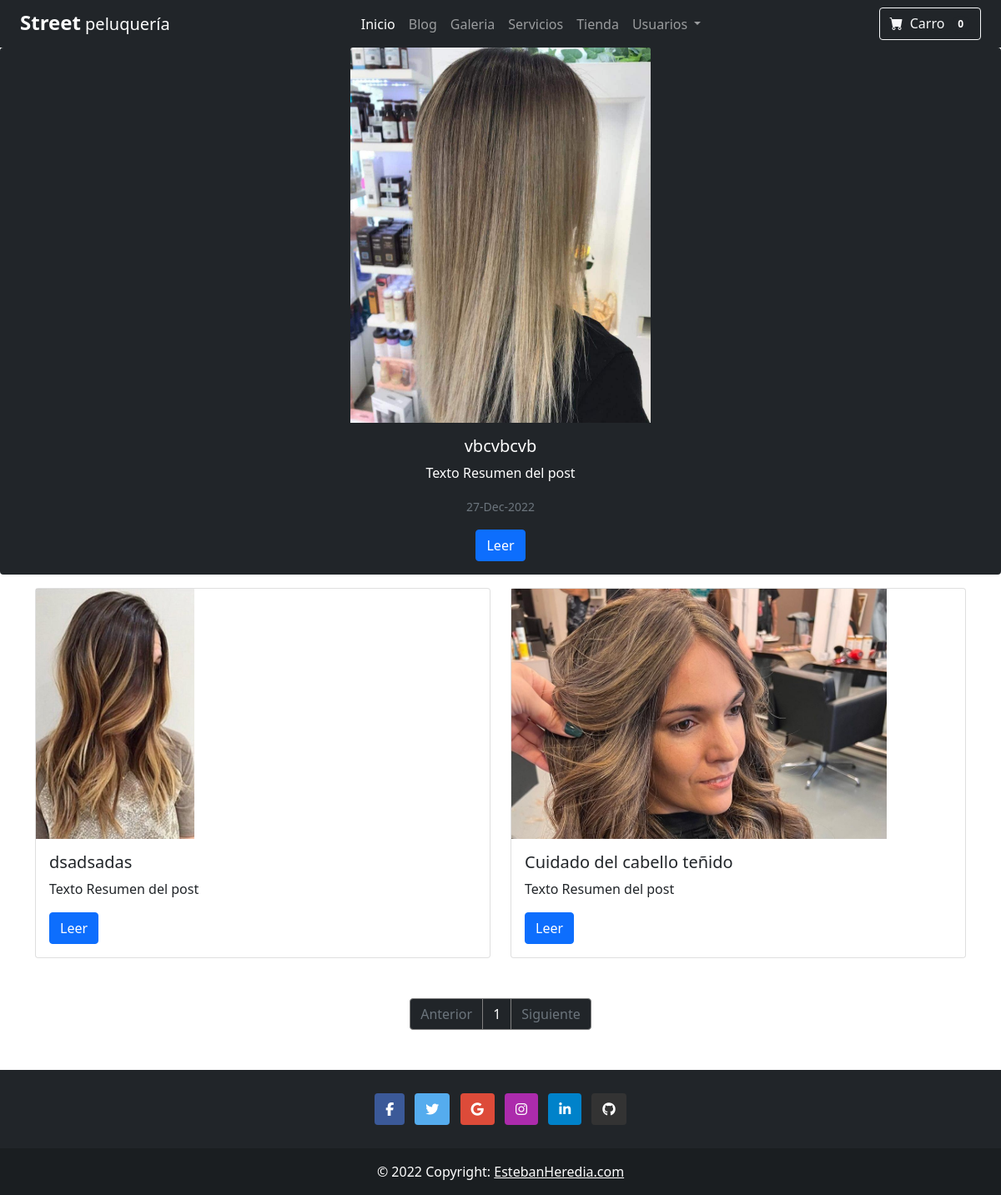
The page /lista_post on the database its author committed.
### blog/models.py (models this page shows, shortened)
class Post(models.Model):
    ESTADO = [
        ('publicado', 'Publicado'),
        ('borrador', 'Borrador'),
        ('eliminado', "Eliminado")
    ]
    titulo = models.CharField(max_length=100)
    resumen = models.TextField()
    cuerpo = models.TextField()
    creado_en = models.DateTimeField()
    publicado_en = models.DateTimeField()
    estado = models.CharField(max_length=255, choices=ESTADO)
    slug = models.SlugField()
    autor = models.ForeignKey(Autor, on_delete=models.CASCADE)
    categoria = models.ForeignKey(Categoria, on_delete=models.SET_NULL, null=True)
    imagen = models.ImageField(upload_to='blog/images')
    etiquetas = models.ManyToManyField(Tag)

### blog/views.py (the view)
# urls.py: path('lista_post', views.lista_post, name='lista_post'),
def lista_post(request):
    params = {}
    post_list = Post.objects.filter(estado="publicado").order_by('-publicado_en')[1:]
    paginador = Paginator(post_list, 2) # Mostramos 2 post por pagina
    nro_pagina = request.GET.get('page')
    page_obj = paginador.get_page(nro_pagina) # Obtengo los post de esa pagína para pasarlos al template
    params["page_obj"] = page_obj
    post_principal = Post.objects.filter(estado="publicado").order_by('-publicado_en').first()
    params["post_principal"] = post_principal
    return render(request, 'blog/posts.html', params)

### templates/blog/posts.html (shortened to what this page needs)
{% extends "layout.html" %} {% load i18n %} {% block blog %}
<div class="card mb-3 border-0 bg-dark ">
  <img class="card-img-top" src="{{post_principal.imagen.url}}" style="width: 30%; margin: auto auto" alt="" />
  <center>
    <div class="card-body" style="color: white;">
      <h5 class="card-title">{{post_principal.titulo}}</h5>
      <p class="card-text">
        {{post_principal.resumen}}
      </p>
      <p class="card-text">
        <small class="text-muted">{{post_principal.publicado_en|date:"d-M-Y"}}</small>
      </p>
      <a href="{% url 'blog:post_detalle' pk=post_principal.id %}" class="btn btn-primary">Leer</a>
    </div>
  </center>
</div>
<div class="container">
  <div class="row">
    {% for post in page_obj %}
    <div class="col-6">
      <div class="card card-post">
        <div class="bg-image hover-overlay ripple" data-mdb-ripple-color="light">
          <img src="{{post.imagen.url}}" class="img-fluid card-post-img" />
        </div>
        <div class="card-body">
          <h5 class="card-title post-title">{{post.titulo}}</h5>
          <p class="card-text post-summary">
            {{post.resumen}}
          </p>
          <a href="{% url 'blog:post_detalle' pk=post.id %}" class="btn btn-primary">Leer</a>
        </div>
      </div>
    </div>
    {% empty %}
    <p>No hay mas Post publicados...</p>
    {% endfor %}
  </div>
</div>
<section>
  <nav aria-label="Page navigation example">
    <ul class="pagination justify-content-center mt-5">
      <li class="page-item {% if not page_obj.has_previous %}disabled{% endif %}">
        <a class="page-link bg-dark" style="border-color: grey;"
          href="{% if page_obj.has_previous %}?page={{ page_obj.previous_page_number }}{% endif %}">Anterior</a>
      </li>
      {% for num in page_obj.paginator.page_range %}
      <li style="border-color: grey" class="page-item bg-dark {% if num == page_obj.number %}active{% endif %}">
        <a style="border-color: grey" class="page-link bg-dark " href="?page={{ num }}">{{ num }}</a>
      </li>
      {% endfor %}
      <li class="page-item {% if not page_obj.has_next %}disabled{% endif %}">
        <a class="page-link bg-dark" style="border-color: grey;"
          href="{% if page_obj.has_next %}?page={{ page_obj.next_page_number }}{% endif %}">Siguiente</a>
      </li>
    </ul>
  </nav>
</section>
{% endblock blog %}

### templates/blog/posts.html (style rules this page uses)
.page-item.active .page-link { border-color: red; color: #fff; }
.card-post { max-height: 600px; }
.card-post-img { max-height: 300px; object-fit: cover; }
.post-title, .post-summary { max-height: 100px; overflow: hidden; text-overflow: ellipsis; }

### rows shown on the page
Post: imagen (picture), titulo "vbcvbcvb", resumen "Texto Resumen del post", publicado_en "27-Dec-2022"
Post: imagen (picture), titulo "dsadsadas", resumen "Texto Resumen del post"
Post: imagen (picture), titulo "Cuidado del cabello teñido", resumen "Texto Resumen del post"

### other values the page prints
{{ num }} "1"
